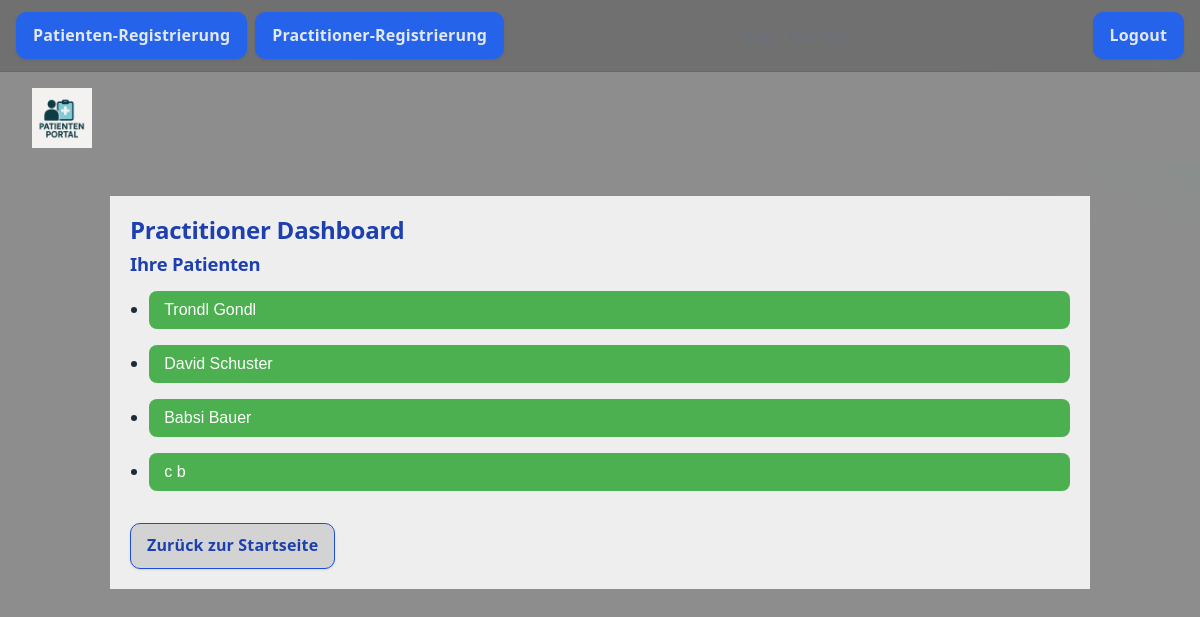
Screenshot of /practitioner_dashboard/ (signed in) with the database file from the repository.
### polls/models.py (models this page shows, shortened)
class Patient(models.Model):
    user = models.OneToOneField(User, on_delete=models.CASCADE)
    date_of_birth = models.DateField()
    address = models.CharField(max_length=200)
    phone_number = models.CharField(max_length=15)
    insurance_number = models.CharField(max_length=20)
    practitioner = models.ForeignKey('Practitioner', null=True, blank=True, on_delete=models.SET_NULL)

### polls/views.py (the view)
# urls.py: path('practitioner_dashboard/', pmapp_views.practitioner_dashboard, name='practitioner_dashboard'),
def practitioner_dashboard(request):
    if not request.user.is_authenticated:
        return redirect('practitioner_login')
    try:
        practitioner = Practitioner.objects.get(user=request.user)
    except Practitioner.DoesNotExist:
        return redirect('practitioner_login')
    patients = Patient.objects.filter(practitioner=practitioner)
    patient_data = []
    for patient in patients:
        questionnaire = getattr(patient, 'questionnaire', None)
        unread_messages = Message.objects.filter(
            patient=patient,
            practitioner=practitioner,
            sender_is_practitioner=False,
            read_by_practitioner=False
        ).count()
        patient_data.append({
            'patient': patient,
            'questionnaire': questionnaire,
            'unread_messages': unread_messages
        })
    return render(request, 'practitioner_dashboard.html', {'patient_data': patient_data})

### polls/templates/practitioner_dashboard.html (shortened to what this page needs)
{% extends 'base.html' %}
{% block content %}
<h2>Practitioner Dashboard</h2>
<h3>Ihre Patienten</h3>
{% if patient_data %}
  <ul>
    {% for entry in patient_data %}
      <li style="margin-bottom: 1em;">
        <button type="button" class="patient-toggle" style="
          background-color: #4CAF50;
          color: white;
          padding: 10px 15px;
          border: none;
          border-radius: 8px;
          cursor: pointer;
          width: 100%;
          text-align: left;
          font-size: 1em;">
          {{ entry.patient.user.first_name }} {{ entry.patient.user.last_name }}
        </button>
      </li>
    {% endfor %}
  </ul>
{% else %}
  <p>Sie haben aktuell keine zugewiesenen Patienten.</p>
{% endif %}
<div style="margin-top:2em;">
  <a class="button" href="{% url 'home' %}" style="background-color: lightgrey;">Zurück zur Startseite</a>
</div>
{% endblock %}

### polls/static/polls/style.css (style rules this page uses)
:root { --bg: #f7f9fc; --surface: #ffffff; --text: #1f2937; --muted: #6b7280; --primary: #2563eb; --primary-600: #1d4ed8; --primary-700: #1e40af; --accent: #10b981; --danger: #dc2626; --warning: #f59e0b; --ring: 0 0 0 3px rgba(37, 99, 235, 0.25); --radius: 12px; --shadow-sm: 0 1px 3px rgba(16, 24, 40, 0.06), 0 1px 2px rgba(16, 24, 40, 0.04); --shadow: 0 10px 15px -3px rgba(16, 24, 40, 0.1), 0 4px 6px -2px rgba(16, 24, 40, 0.05); }
*, *::before, *::after { box-sizing: border-box; }
html, body { height: 100%; }
body { margin: 0; font-family: ui-sans-serif, system-ui, -apple-system, Segoe UI, Roboto, Helvetica, Arial, "Apple Color Emoji", "Segoe UI Emoji"; color: var(--text); background: radial-gradient(1200px 600px at 10% -10%, rgba(37,99,235,0.05), transparent 40%), radial-gradient(900px 500px at 110% 10%, rgba(16,185,129,0.06), transparent 45%), var(--bg); line-height: 1.6; -webkit-font-smoothing: antialiased; -moz-osx-font-smoothing: grayscale; }
a { color: var(--primary-600); text-decoration: none; }
:where(a, button, input, select, textarea, [tabindex]):focus { outline: none; box-shadow: var(--ring); border-radius: 8px; }
h1, h2, h3 { line-height: 1.2; letter-spacing: -0.01em; margin: 0 0 .5rem 0; }
h2 { font-size: clamp(1.35rem, 2vw, 1.75rem); color: var(--primary-700); }
h3 { font-size: 1.15rem; color: var(--primary-700); }
.button, .nav-btn, .btn, .btn-primary { display: inline-flex; align-items: center; justify-content: center; gap: .5rem; padding: .6rem 1rem; border: 1px solid transparent; border-radius: 10px; background: var(--primary); color: #fff; font-weight: 600; letter-spacing: .01em; cursor: pointer; box-shadow: var(--shadow-sm); transition: transform 120ms ease, box-shadow 120ms ease, background 120ms ease; }
.button.secondary, .btn-secondary, a.button[style*="lightgrey"] { background: transparent; color: var(--primary-700); border-color: var(--primary-600); }
ul { padding-left: 1.2rem; }
li { margin: .25rem 0; }

### polls/templates/base.html (style rules this page uses)
body { background-color: rgb(142, 141, 141); }

### rows the page displays
Patient: patient.user.first_name "Trondl", patient.user.last_name "Gondl"
Patient: patient.user.first_name "David", patient.user.last_name "Schuster"
Patient: patient.user.first_name "Babsi", patient.user.last_name "Bauer"
Patient: patient.user.first_name "c", patient.user.last_name "b"
